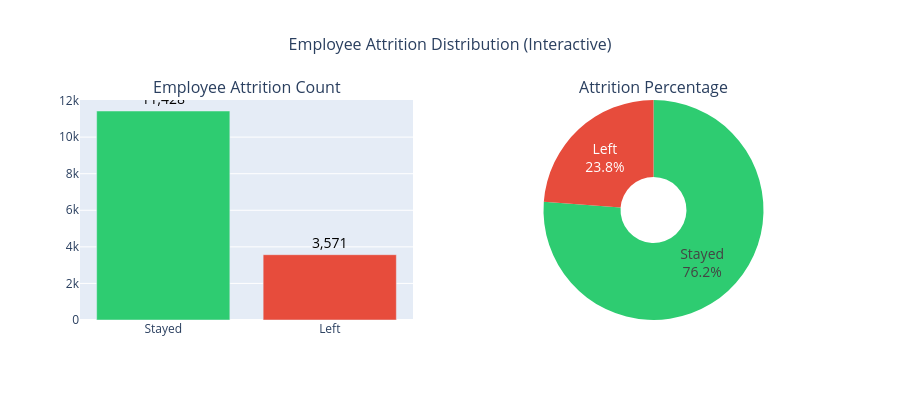

This figure's notebook cell:
### Markdown cell above
### Visualising Employee Attrition Distribution data with Plotly

### Code cell
fig = make_subplots(
    rows=1, cols=2,
    subplot_titles=('Employee Attrition Count', 'Attrition Percentage'),
    specs=[[{"type": "bar"}, {"type": "pie"}]]
)

# Bar chart
fig.add_trace(
    go.Bar(
        x=['Stayed', 'Left'],
        y=[attrition_counts[0], attrition_counts[1]],
        marker_color=['#2ecc71', '#e74c3c'],
        text=[f"{attrition_counts[0]:,}", f"{attrition_counts[1]:,}"],
        textposition='outside',
        textfont_size=14,
        textfont_color='black',
    ),
    row=1, col=1
)

# Pie chart
fig.add_trace(
    go.Pie(
        labels=['Stayed', 'Left'],
        values=[attrition_counts[0], attrition_counts[1]],
        marker=dict(colors=['#2ecc71', '#e74c3c']),
        textinfo='percent+label',
        textfont_size=14,
        hole=0.3,
    ),
    row=1, col=2
)

fig.update_layout(
    title_text="Employee Attrition Distribution (Interactive)",
    title_font_size=16,
    title_x=0.5,
    showlegend=False,
    height=400
)

fig.show()

### Figure 1 — Plotly figure (JSON) as saved in the notebook; plotly's stock layout.template omitted (floating-point values rounded to 4 significant figures)
{"data": [{"marker": {"color": ["#2ecc71", "#e74c3c"]}, "text": ["11,428", "3,571"], "textfont": {"color": "black", "size": 14}, "textposition": "outside", "type": "bar", "x": ["Stayed", "Left"], "xaxis": "x", "y": [11428, 3571], "yaxis": "y"}, {"domain": {"x": [0.55, 1], "y": [0, 1]}, "hole": 0.3, "labels": ["Stayed", "Left"], "marker": {"colors": ["#2ecc71", "#e74c3c"]}, "textfont": {"size": 14}, "textinfo": "percent+label", "type": "pie", "values": [11428, 3571]}], "layout": {"annotations": [{"font": {"size": 16}, "showarrow": false, "text": "Employee Attrition Count", "x": 0.225, "xanchor": "center", "xref": "paper", "y": 1, "yanchor": "bottom", "yref": "paper"}, {"font": {"size": 16}, "showarrow": false, "text": "Attrition Percentage", "x": 0.775, "xanchor": "center", "xref": "paper", "y": 1, "yanchor": "bottom", "yref": "paper"}], "height": 400, "showlegend": false, "title": {"font": {"size": 16}, "text": "Employee Attrition Distribution (Interactive)", "x": 0.5}, "xaxis": {"anchor": "y", "domain": [0, 0.45]}, "yaxis": {"anchor": "x", "domain": [0, 1]}}}
